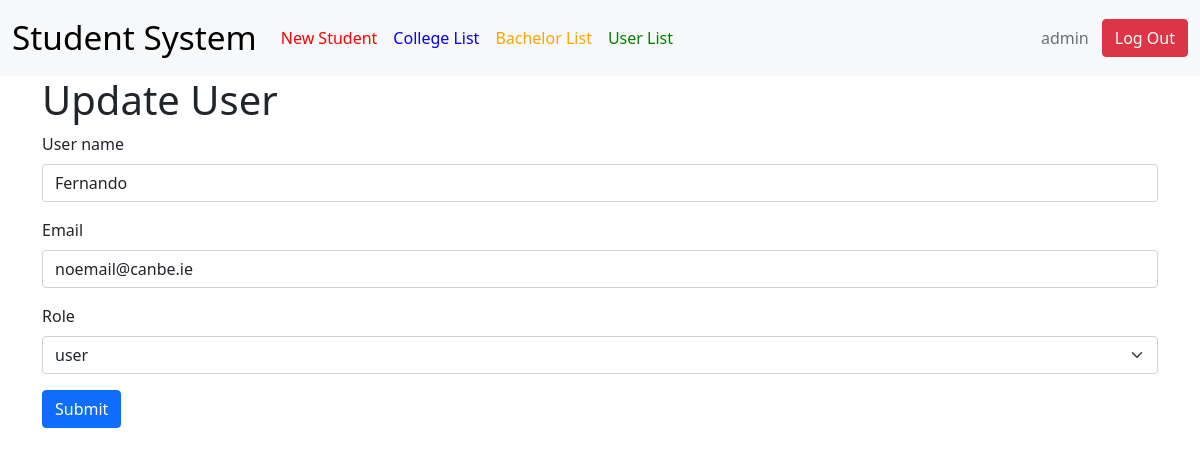
The page /UpdateUser.php?id=1 (signed in) on the database its author committed.
### tables this page shows
CREATE TABLE `user` (
  `id` int(11) NOT NULL,
  `username` varchar(256) NOT NULL,
  `email` varchar(256) NOT NULL,
  `password` varchar(256) NOT NULL,
  `role` varchar(256) NOT NULL
);

### UpdateUser.php (the view, shortened to what this page needs)
<?php
include 'library/DBConnection.php';
$sql = "SELECT * FROM user WHERE id=" . $_GET['id'];
$result = $conn->query($sql);
$row=$result->fetch_assoc();
?>
<!DOCTYPE html>
<html>
<head>
    <link href="https://cdn.jsdelivr.net/npm/bootstrap@5.0.0-beta1/dist/css/bootstrap.min.css" rel="stylesheet">
</head>
<body>
    <?php include 'NavBar.php' ?>
    <div class="container">
        <h1>Update User</h1>
        <form action="EditUser.php" method="POST">
            <div class="mb-3">
                <label for="username" class="form-label">User name</label>
                <input type="text" class="form-control" id="username" username="username" aria-describedby="usernameHelp" value="<?= $row['username'] ?>">
            </div>
            <div class="mb-3">
                <label for="email" class="form-label">Email</label>
                <input type="text" class="form-control" id="email" name="email" aria-describedby="emailHelp" value="<?=  $row['email'] ?>">
            </div>
            <div class="mb-3">
                <label for="role" class="form-label">Role</label>
                <select class="form-select" aria-label="role" name="role" id="role">
                    <?php
                        if($row['role'] == "user")
                        {
                        echo "<option selected='selected' value='user'>user</option>";
                        }
                        else
                        {
                        echo "<option value='user'>user</option>";
                        echo "<option selected='selected' value='admin'>admin</option>";
                        }
                    ?>
                </select>
           </div>
            <button type="submit" class="btn btn-primary">Submit</button>
        </form>
    </div>
</body>
</html>

### rows shown on the page
user: username "Fernando", email "noemail@canbe.ie", role "user"

### other values the page prints
$_SESSION['username'] "admin"
